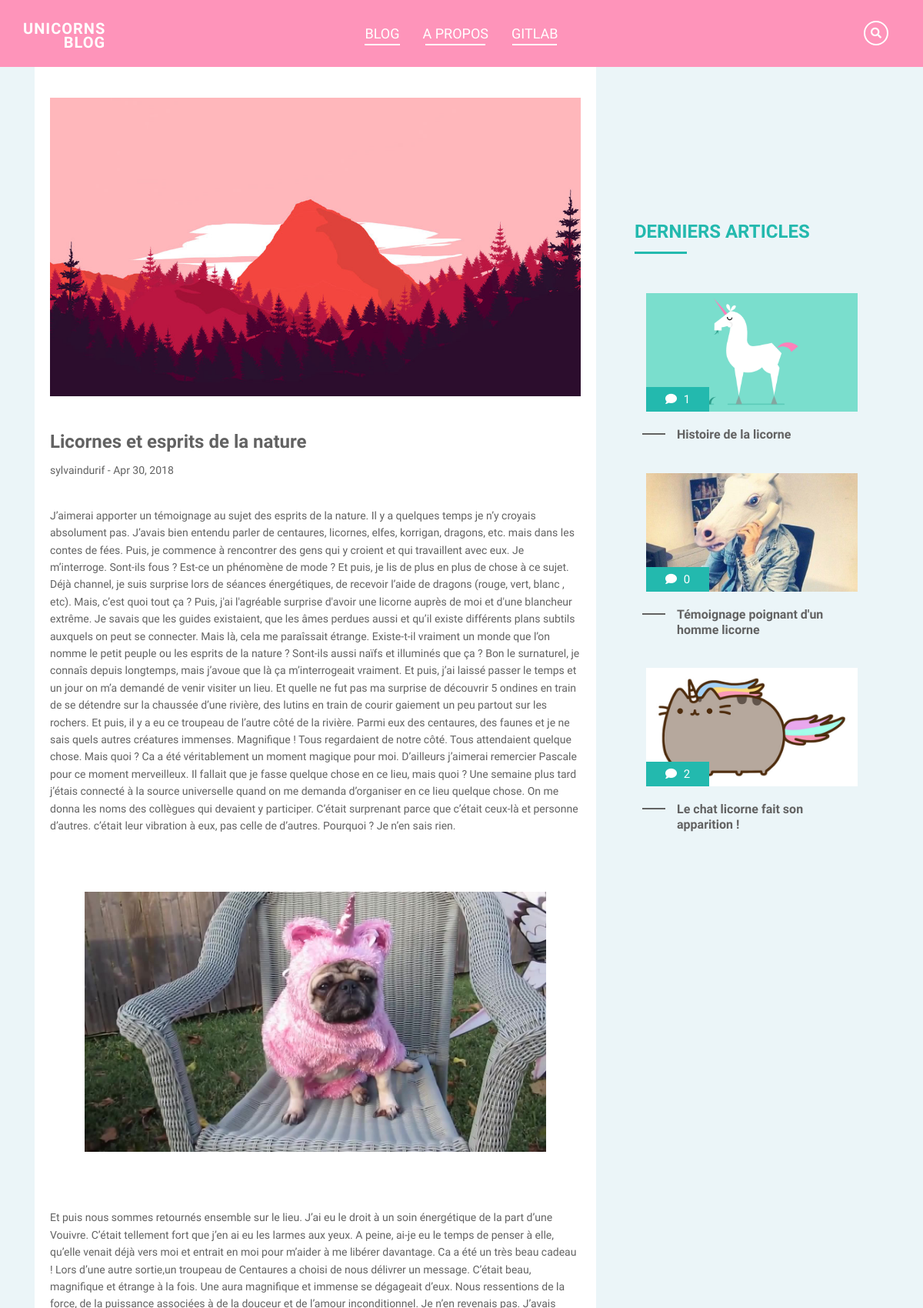
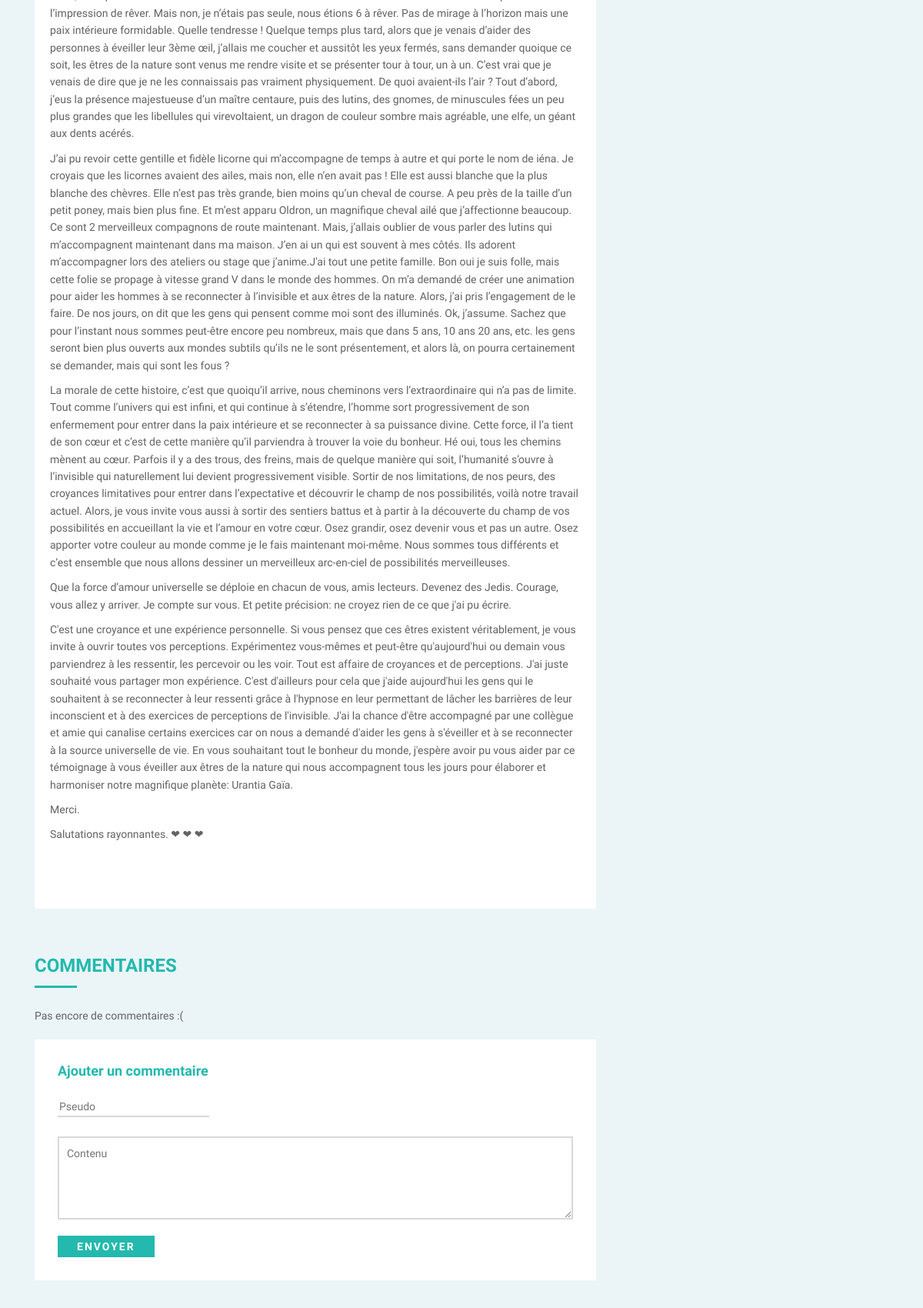
Screenshot of /article/licornes-et-esprits-de-la-nature (upper part) with the database file from the repository (2 pictures, top to bottom).
### blog/models.py (models this page shows, shortened)
class Article(models.Model):
    title = models.CharField(max_length=150)
    slug = models.SlugField(max_length=140, unique=True, blank=True)
    author = models.ForeignKey(User, on_delete=models.CASCADE)
    release_date = models.DateTimeField(auto_now_add=True)
    content = RichTextUploadingField()
    image = models.ImageField(upload_to='image', verbose_name='Image')
    class Meta:
        verbose_name = 'Article'
        verbose_name_plural = 'Articles'

### blog/views.py (the view)
# urls.py: path('article/<slug:slug>', views.article, name='article'),
def article(request, slug):
    article = get_object_or_404(Article, slug=slug)
    last_articles = Article.objects.order_by('-release_date')[0:3]
    comments = Comment.objects.filter(article=article).order_by('-created_date')
    if request.method == "POST":
        form = CommentForm(request.POST)
        if form.is_valid():
            comment = form.save(commit=False)
            comment.article = article
            comment.save()
            return redirect('/article/' + slug)
    else:
        form = CommentForm()
    return render(
        request,
        'partials/single_article.html',
        {
            'article': article,
            'comments': comments,
            'form' : form,
            'last_articles' : last_articles
        }
    )

### blog/forms.py
class CommentForm(forms.ModelForm):
    class Meta:
        model = Comment
        fields = ('author', 'content',)
        widgets = {
        	'author': forms.TextInput(attrs={'placeholder': 'Pseudo'}),
            'content': forms.Textarea(
                attrs={
                'placeholder': 'Contenu',
                'rows': 4,
                }),
        }

### blog/templates/partials/single_article.html (shortened to what this page needs)
{% extends "layouts/_base.html" %}
{% block content %}
<div class="content bg-blue">
  <div class="single-page">
    <div class="container">
      <div class="row">
        <div class="col-md-12 col-lg-8 single-container">
          <div class="single-content">
            <div class="single-image-container">
              <div class="single-image" style="background-image: url({{ article.image.url }})"></div>
            </div>
  	        <h1 class="single-title">{{article.title}}</h1>
            <span class="single-meta">{{article.author}} - {{article.release_date|date:"M d, Y"}}</span>
            <div class="single-text">
              {{ article.content|safe  }}
            </div>
          </div>
          <div class="single-comments">
            <h2 class="blue">Commentaires</h2>
            <div class="single-comments-list">
              {% for comment in comments %}
                <div class="comment">
                    <span class="comment-meta">{{ comment.author }} - {{ comment.created_date|date:"M d, Y" }}</span>
                    <p class="comment-text">{{ comment.content|linebreaks }}</p>
                </div>
              {% empty %}
                  <div class="no-comments">
                    <p>Pas encore de commentaires :(</p>
                  </div>
              {% endfor %}
            </div>
            <div class="single-comments-form">
              <h3 class="blue">Ajouter un commentaire</h3>
              <form method="POST" class="post-form">{% csrf_token %}
                {{ form.as_p }}
                <button type="submit" class="submit-button">Envoyer</button>
              </form>
            </div>
          </div>
        </div>
        <div class="col-lg-4 aside-container">
          <h2 class="blue">Derniers articles</h2>
          <div class="aside-preview-list">
            {% for article_aside in last_articles %}
              <a class="aside-preview" href="{% url 'blog:article' article_aside.slug %}">
                <div class="aside-preview-image-container">
                  <span class="aside-preview-comments"><i class="fas fa-comment"></i>  {{ article_aside.comments.count }}</span>
                  <div class="aside-preview-image" style="background-image: url({{ article_aside.image.url }})"></div>
                </div>
                <h3 class="aside-preview-title">{{ article_aside.title }}</h3>
              </a>
            {% endfor %}
        </div>
      </div>
    </div>
  </div>
</div>
{% endblock %}

### blog/static/css/main.css (style rules this page uses)
html { font-size: 62.5%; }
body { font-family: "Raleway", sans-serif; font-size: 1rem; background: #ebf5f8; }
h1 { font-family: "Amatic SC", cursive; color: #FFFFFF; font-size: 4.8rem; }
h2 { font-size: 2.4rem; text-transform: uppercase; font-weight: 700; position: relative; display: inline-block; margin-bottom: 40px; }
h2:after { content: ""; position: absolute; left: 0; bottom: -14px; height: 3px; width: 30%; }
h2.blue { color: #23b9ae; }
h2.blue:after { background: #23b9ae; }
h3 { font-size: 1.8rem; font-weight: 600; }
h3.blue { color: #23b9ae; }
p { font-size: 1.4rem; color: #626262; }
.single-text { margin-top: 30px; font-size: 1.4rem; line-height: 1.6; }
.single-text p { font-size: 1.4rem; line-height: 1.6; }
.single-text img { display: block; margin-right: auto; margin-left: auto; max-width: 100%; height: auto !important; }
.content { min-height: 60vh; padding-top: 50px; }
.bg-blue { background: #ebf5f8; }
.single-container .single-content { margin-top: -50px; background: #FFFFFF; padding: 40px 20px 75px; margin-bottom: 60px; }
.single-image-container { position: relative; width: 100%; padding-top: 56.25%; }
.single-image-container .single-image { position: absolute; top: 0; bottom: 0; left: 0; right: 0; background-position: center center !important; background-size: cover !important; }
.single-title { margin-top: 45px; font-size: 2.4rem; font-family: "Raleway", sans-serif; color: #626262; font-weight: 700; }
.single-meta { font-size: 1.4rem; color: #626262; line-height: 2.5; }
.single-comments { margin-bottom: 50px; }
.single-comments .single-comments-form { margin-top: 20px; background: #FFFFFF; padding: 30px; }
.single-comments .single-comments-form input[type=text] { margin: 20px 0 15px; position: relative; border: none; border-bottom: 2px solid #d8d8d8; transition: all .2s ease-in-out; color: #626262; }
.single-comments .single-comments-form textarea { border: 2px solid #d8d8d8; transition: border .2s ease-in-out; padding: 10px; width: 100%; min-height: 100px; max-height: 200px; color: #626262; }
.single-comments .single-comments-form .submit-button { margin-top: 5px; padding: 4px 25px 3px; background: #23b9ae; font-size: 1.4rem; text-transform: uppercase; color: #FFFFFF; font-weight: 700; letter-spacing: 2px; border: none; transition: all .2s ease-in-out; }
.aside-container { padding: 150px 0 0 35px; }
.aside-preview-list { margin-top: 25px; padding: 0 55px 0 15px; }
.aside-preview { display: block; margin-bottom: 40px; }
.aside-preview-image-container { position: relative; width: 100%; padding-top: 56.25%; transition: all .2s ease-in-out; }
.aside-preview-image-container .aside-preview-comments { background: #23b9ae; display: block; z-index: 100; padding: 5px 25px; position: absolute; left: 0; bottom: 0; font-size: 1.5rem; color: #FFFFFF; }
.aside-preview-image-container .aside-preview-comments i { margin-right: 5px; }
.aside-preview-image-container .aside-preview-image { position: absolute; top: 0; bottom: 0; left: 0; right: 0; background-position: center center !important; background-size: cover !important; transition: all .2s ease-in-out; }
.aside-preview-title { color: #626262; font-size: 1.6rem; font-weight: 700; padding: 20px 0 0 40px; position: relative; transition: all .2s ease-in-out; }
.aside-preview-title:before { content: ""; position: absolute; left: -5px; top: 28px; height: 2px; width: 30px; background: #626262; }

### rows the page displays
Article: image (picture), title "Licornes et esprits de la nature", author "sylvaindurif", release_date "Apr 30, 2018", content "J’aimerai apporter un témoignage au sujet des esprits de la nature. Il y a quelques temps je n’y croyais absolument pas. J’avais bien entendu parler de centaures, licornes, elfes, korrigan, dragons, etc. mais dans les contes de fées. Puis, je commence à rencontrer des gens qui y croient et qui travaillent avec eux. Je m’interroge. Sont-ils fous ? Est-ce un phénomène de mode ? Et puis, je lis de plus en plus de chose à ce sujet. Déjà channel, je suis surprise lors de séances énergétiques, de recevoir l’aide de dragons (rouge, vert, blanc , etc). Mais, c’est quoi tout ça ? Puis, j'ai l'agréable surprise d'avoir une licorne auprès de moi et d'une blancheur extrême. Je savais que les guides…", content (picture)
Article: comments.count "1", image (picture), title "Histoire de la licorne"
Article: comments.count "0", image (picture), title "Témoignage poignant d'un homme licorne"
Article: comments.count "2", image (picture), title "Le chat licorne fait son apparition !"
